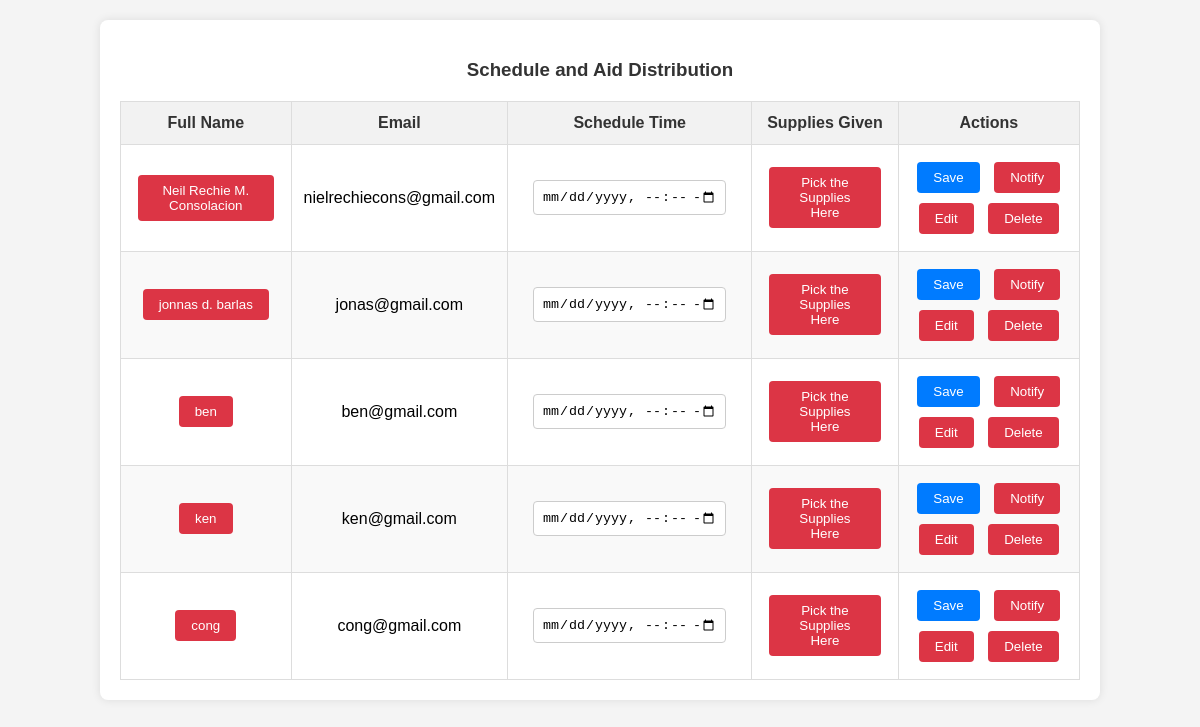
/assistance-dashboard.php, run on the app's committed database.
### tables this page shows
CREATE TABLE `users` (
  `id` int(11) NOT NULL,
  `fullname` varchar(255) NOT NULL,
  `email` varchar(255) NOT NULL,
  `username` varchar(255) NOT NULL,
  `password` varchar(255) NOT NULL,
  `role` enum('Admin','Official','Resident') NOT NULL
);

### assistance-dashboard.php (the view, shortened to what this page needs)
<?php
require 'db_connect.php';
$sql = "SELECT * FROM users WHERE role = 'Resident'";
$usersResult = $conn->query($sql);
?>
<!DOCTYPE html>
<html lang="en">
<head>
    <link rel="stylesheet" href="styles.css">
</head>
<body>
    <div class="schedule-container">
        <h3>Schedule and Aid Distribution</h3>
        <table>
            <thead>
                <tr>
                    <th>Full Name</th>
                    <th>Email</th>
                    <th>Schedule Time</th>
                    <th>Supplies Given</th>
                    <th>Actions</th>
                </tr>
            </thead>
            <tbody>
                <?php while ($row = $usersResult->fetch_assoc()): ?>
                <tr id="user-row-<?php echo $row['id']; ?>">
                    <td>
                        <button type="button" onclick="showUserList(<?php echo $row['id']; ?>)"><?php echo htmlspecialchars($row['fullname']); ?></button>
                    </td>
                    <td id="email-cell-<?php echo $row['id']; ?>"><?php echo htmlspecialchars($row['email']); ?></td>
                    <td>
                        <form action="" method="POST">
                            <input type="datetime-local" name="schedule_time_<?php echo $row['id']; ?>" required>
                        </form>
                    </td>
                    <td id="supplies-cell-<?php echo $row['id']; ?>">
                        <button type="button" id="pick-supplies-btn-<?php echo $row['id']; ?>" onclick="showInventory(<?php echo $row['id']; ?>)">Pick the Supplies Here</button>
                    </td>
                    <td>
                        <button type="submit" name="save_schedule" value="<?php echo $row['id']; ?>">Save</button>
                        <button type="button" onclick="sendNotification('<?php echo $row['email']; ?>')">Notify</button>
                        <button type="button" onclick="editSchedule('<?php echo $row['id']; ?>')">Edit</button>
                        <button type="button" onclick="deleteSchedule('<?php echo $row['id']; ?>')">Delete</button>
                    </td>
                </tr>
                <?php endwhile; ?>
            </tbody>
        </table>
    </div>
</body>
</html>

### styles.css (style rules this page uses)
body { margin: 0; font-family: Arial, sans-serif; }

### assistance-dashboard.php (style rules this page uses)
body { font-family: Arial, sans-serif; background-color: #f4f4f4; margin: 0; padding: 0; }
.schedule-container { width: 80%; margin: 20px auto; background: #fff; padding: 20px; box-shadow: 0 0 10px rgba(0, 0, 0, 0.1); border-radius: 8px; }
h3 { text-align: center; color: #333; }
table { width: 100%; border-collapse: collapse; margin-top: 20px; }
table, th, td { border: 1px solid #ddd; }
th, td { padding: 12px; text-align: center; }
th { background-color: #f2f2f2; color: #333; }
tr:nth-child(even) { background-color: #f9f9f9; }
input[type="datetime-local"], select { padding: 8px; width: 80%; border: 1px solid #ccc; border-radius: 4px; }
button { padding: 8px 16px; background-color: #007bff; color: #fff; border: none; border-radius: 4px; cursor: pointer; margin: 5px; }
button[type="button"] { background-color: #dc3545; }

### data on the page
users: fullname "Neil Rechie M. Consolacion", email "nielrechiecons@gmail.com", $row['id'] 75 (drawn)
users: fullname "jonnas d. barlas", email "jonas@gmail.com", $row['id'] 77 (drawn)
users: fullname "ben", email "ben@gmail.com", $row['id'] 80 (drawn)
users: fullname "ken", email "ken@gmail.com", $row['id'] 81 (drawn)
users: fullname "cong", email "cong@gmail.com", $row['id'] 82 (drawn)
